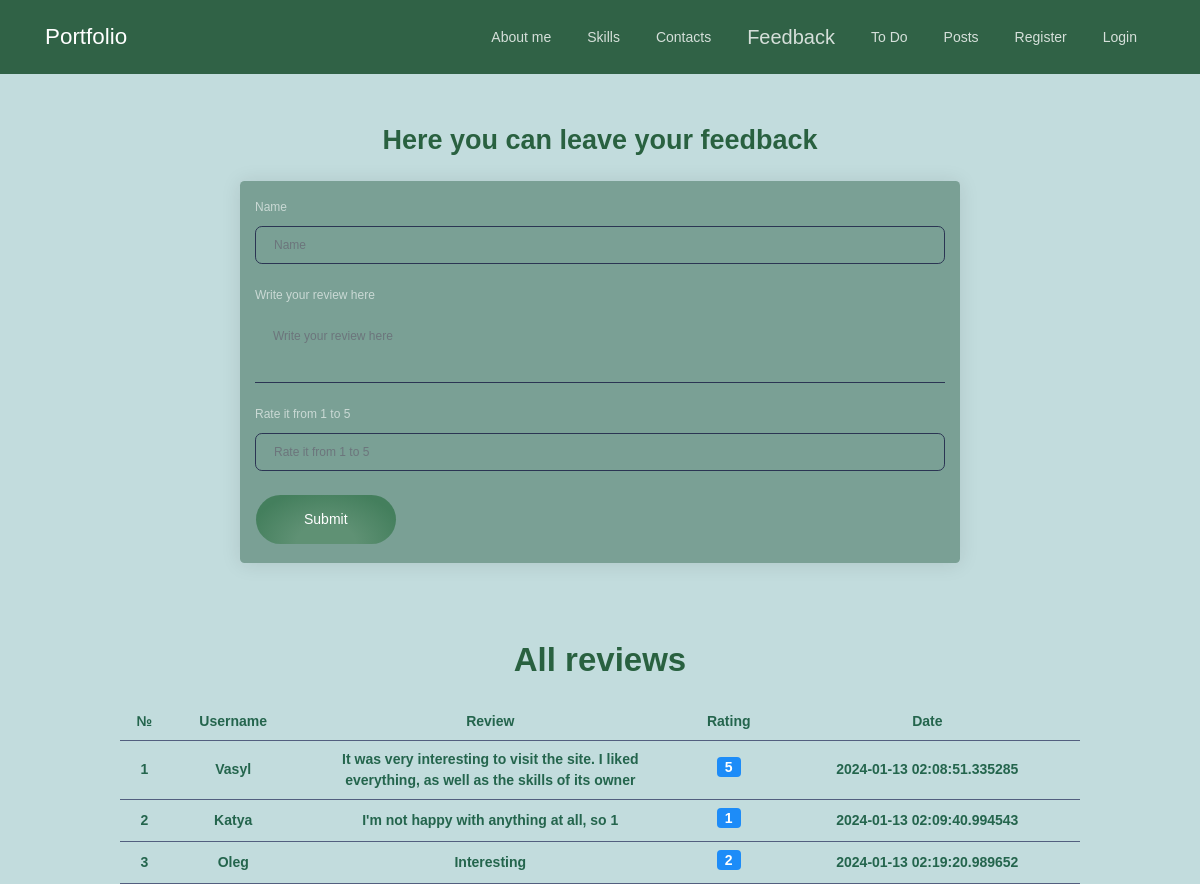
Screenshot of /review with the database file from the repository.
### app/users/models.py (models this page shows)
class Feedback(db.Model):
    id = db.Column(db.Integer, primary_key=True)
    name = db.Column(db.String(100), nullable=False)
    text = db.Column(db.Text, nullable=False)
    rating = db.Column(db.Integer, nullable=False)
    date_posted = db.Column(db.DateTime, default=datetime.datetime.now)

### app/users/views.py (the view, shortened to what this page needs)
@users_blueprint.route('/review', methods=['GET', 'POST'])
def review():
    form = FeedbackForm()
    reviews = Feedback.query.all()
    return render_template("review.html", form=form, reviews=reviews)

### app/users/forms.py
class FeedbackForm(FlaskForm):
    name = StringField(label='Name', validators=[DataRequired(message="This field is required.")])
    text = TextAreaField(label='Write your review here', validators=[DataRequired(message="This field is required.")])
    rating = IntegerField(label='Rate it from 1 to 5', validators=[DataRequired(message="This field is required."), NumberRange(min=1, max=5, message="Rating must be between 1 and 5.")])
    submit = SubmitField('Submit')

### app/users/templates/users/review.html (shortened to what this page needs)
{% extends "base.html" %}
{% from "_formhelpers.html" import render_field %}
{% block body %}
<div style="text-align: center; padding-top: 20px;">
    <h2 class="title custom-title"> Here you can leave your feedback</h2>
</div>
<div class="card custom-card-color mx-auto" style="max-width: 60%;">
    <div class="card-body">
        <form class="form" method="post" action="{{ url_for('users.review') }}" novalidate>
                {{ render_field(form.name)}}
                {{ render_field(form.text)}}
                {{ render_field(form.rating)}}
            {{ form.submit(class="btn-round btn custom-color-btn  btn-lg") }}
        </form>
    </div>
</div>
<div style="text-align: center; padding-top: 20px;">
    <h1 class="title custom-title"> All reviews</h1>
</div>
<div class="table-container">
    <Table responsive>
        <thead>
            <tr>
                <th className="text-center">№</th>
                <th className="text-center">Username</th>
                <th className="text-center">Review</th>
                <th className="text-center">Rating</th>
                <th className="text-center">Date</th>
            </tr>
        </thead>
        <tbody>
            {% for review in reviews %}
            <tr>
                <td className="text-center">{{ review.id }}</td>
                <td className="text-center"> {{review.name}}</td>
                <td class="value-cell"> {{review.text}}</td>
                <td className="text-center">
                    <span class="badge badge-info" style="font-size: 14px;">{{review.rating}}</span>
                </td>
                <td className="text-center"> {{review.date_posted}}</td>
            </tr>
            {% endfor %}
        </tbody>
    </Table>
</div>
{% endblock %}

### app/static/css/style.css (style rules this page uses)
body { background-color: #c2dcdd; }
.custom-title { color: #296140; }
.table-container { width: 80%; margin: auto; }
table { width: 100%; border-collapse: collapse; }
table th, table td, table thead tr th { text-align: center; padding: 8px; font-weight: bold; border-bottom: 1px solid #525f7f; color: #24654d; }
.custom-color-btn { background: radial-gradient(ellipse at bottom, #5f9174 30%, #447f5d 80%); }
.custom-card-color { background-color: #7AA095; }
.value-cell { max-height: 100px; max-width: 250px; overflow-y: auto; }

### rows the page displays
Feedback: id "1", name "Vasyl", text "It was very interesting to visit the site. I liked everything, as well as the skills of its owner", rating "5", date_posted "2024-01-13 02:08:51.335285"
Feedback: id "2", name "Katya", text "I'm not happy with anything at all, so 1", rating "1", date_posted "2024-01-13 02:09:40.994543"
Feedback: id "3", name "Oleg", text "Interesting", rating "2", date_posted "2024-01-13 02:19:20.989652"

### other values shown
{{ name }} "About me" "Skills" "Contacts" "Feedback" "To Do" "Posts" "Register" "Login"
{{ field.label }} "Name Write your review here Rate it from 1 to 5"
